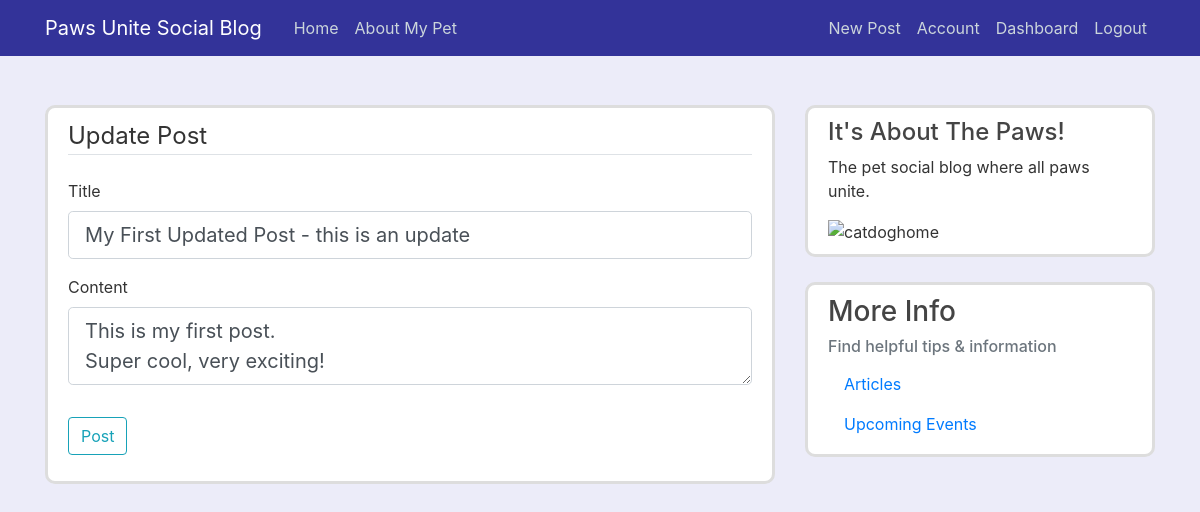
Screenshot of /post/1/update (signed in) with the database file from the repository.
### socialblog/model.py (models this page shows, shortened)
class Post(db.Model):
    id = db.Column(db.Integer, primary_key=True)
    title = db.Column(db.String(100), nullable=False)
    date_posted = db.Column(db.DateTime, nullable=False,
                            default=datetime.utcnow)
    content = db.Column(db.Text, nullable=False)
    user_id = db.Column(db.Integer, db.ForeignKey('user.id'), nullable=False)

### socialblog/routes.py (the view)
@app.route("/post/<int:post_id>/update", methods=['GET', 'POST'])
@login_required
def update_post(post_id):
    post = Post.query.get_or_404(post_id)
    if post.author != current_user:
        abort(403)
    form = PostForm()
    if form.validate_on_submit():
        post.title = form.title.data
        post.content = form.content.data
        db.session.commit()
        flash('Your post has been updated!', 'success')
        return redirect(url_for('post', post_id=post.id))
    elif request.method == 'GET':
        form.title.data = post.title
        form.content.data = post.content
    return render_template('create_post.html', title='Update Post',
                           form=form, legend='Update Post')

### socialblog/forms.py
class PostForm(FlaskForm):
    title = StringField('Title', validators=[DataRequired()])
    content = TextAreaField('Content', validators=[DataRequired()])
    submit = SubmitField('Post')

### socialblog/model.py (called while the page is built)
@login_manager.user_loader
def load_user(user_id):
    return User.query.get(int(user_id))

### socialblog/templates/create_post.html (shortened to what this page needs)
{% extends "layout.html" %}
{% block content %}
<div class="content-section">
    <form method="POST" action="">
        <fieldset class="form-group">
            <legend class="border-bottom mb-4">{{ legend }}</legend>
            <div class="form-group">
                {{ form.title.label(class="form-control-label") }}
                {% if form.title.errors %}
                {{ form.title(class="form-control form-control-lg is-invalid") }}
                <div class="invalid-feedback">
                    {% for error in form.title.errors %}
                    <span>{{ error }}</span>
                    {% endfor %}
                </div>
                {% else %}
                {{ form.title(class="form-control form-control-lg") }}
                {% endif %}
            </div>
            <div class="form-group">
                {{ form.content.label(class="form-control-label") }}
                {% if form.content.errors %}
                {{ form.content(class="form-control form-control-lg is-invalid") }}
                <div class="invalid-feedback">
                    {% for error in form.content.errors %}
                    <span>{{ error }}</span>
                    {% endfor %}
                </div>
                {% else %}
                {{ form.content(class="form-control form-control-lg") }}
                {% endif %}
            </div>
        </fieldset>
        <div class="form-group">
            {{ form.submit(class="btn btn-outline-info") }}
        </div>
    </form>
</div>
{% endblock content %}

### socialblog/static/main.css (style rules this page uses)
body { background: #ececf9; color: #333333; margin-top: 5rem; }
.content-section { background: #ffffff; padding: 10px 20px; border: 3px solid #dddddd; border-radius: 10px; margin-top: 25px; margin-bottom: 25px; }

### rows the page displays
Post: title "My First Updated Post - this is an update", content "This is my first post. Super cool, very exciting!"

### other values shown
{{ legend }} "Update Post"
